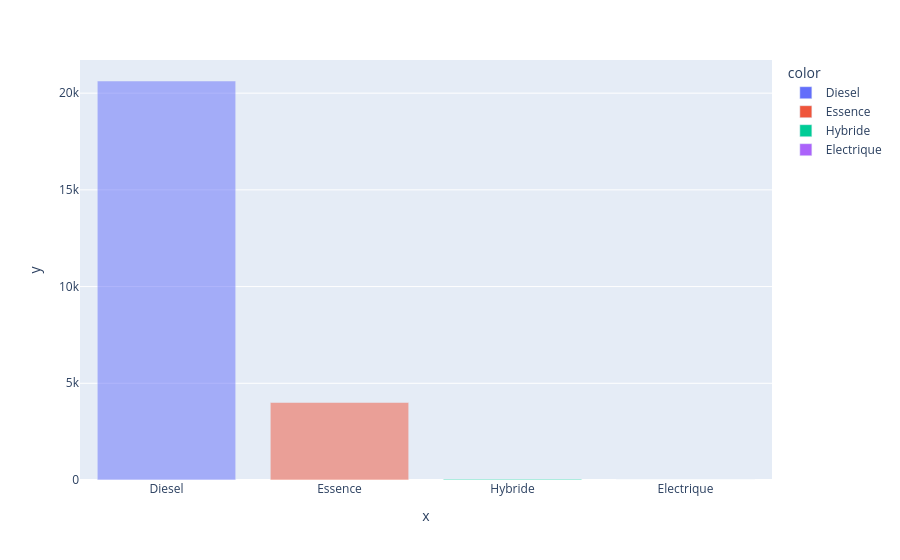

Notebook code cell kept with this figure:
### Code cell
px.bar(x=power.index,y=power["Power"],color=power.index,barmode="overlay")

### Figure 1 — Plotly figure (JSON) as saved in the notebook; plotly's stock layout.template omitted (floating-point values rounded to 4 significant figures)
{"data": [{"alignmentgroup": "True", "hovertemplate": "color=Diesel<br>x=%{x}<br>y=%{y}<extra></extra>", "legendgroup": "Diesel", "marker": {"color": "#636efa", "opacity": 0.5, "pattern": {"shape": ""}}, "name": "Diesel", "offsetgroup": "Diesel", "orientation": "v", "showlegend": true, "textposition": "auto", "type": "bar", "x": ["Diesel"], "xaxis": "x", "y": [20629], "yaxis": "y"}, {"alignmentgroup": "True", "hovertemplate": "color=Essence<br>x=%{x}<br>y=%{y}<extra></extra>", "legendgroup": "Essence", "marker": {"color": "#EF553B", "opacity": 0.5, "pattern": {"shape": ""}}, "name": "Essence", "offsetgroup": "Essence", "orientation": "v", "showlegend": true, "textposition": "auto", "type": "bar", "x": ["Essence"], "xaxis": "x", "y": [4007], "yaxis": "y"}, {"alignmentgroup": "True", "hovertemplate": "color=Hybride<br>x=%{x}<br>y=%{y}<extra></extra>", "legendgroup": "Hybride", "marker": {"color": "#00cc96", "opacity": 0.5, "pattern": {"shape": ""}}, "name": "Hybride", "offsetgroup": "Hybride", "orientation": "v", "showlegend": true, "textposition": "auto", "type": "bar", "x": ["Hybride"], "xaxis": "x", "y": [54], "yaxis": "y"}, {"alignmentgroup": "True", "hovertemplate": "color=Electrique<br>x=%{x}<br>y=%{y}<extra></extra>", "legendgroup": "Electrique", "marker": {"color": "#ab63fa", "opacity": 0.5, "pattern": {"shape": ""}}, "name": "Electrique", "offsetgroup": "Electrique", "orientation": "v", "showlegend": true, "textposition": "auto", "type": "bar", "x": ["Electrique"], "xaxis": "x", "y": [3], "yaxis": "y"}], "layout": {"barmode": "overlay", "legend": {"title": {"text": "color"}, "tracegroupgap": 0}, "margin": {"t": 60}, "xaxis": {"anchor": "y", "domain": [0, 1], "title": {"text": "x"}}, "yaxis": {"anchor": "x", "domain": [0, 1], "title": {"text": "y"}}}}
